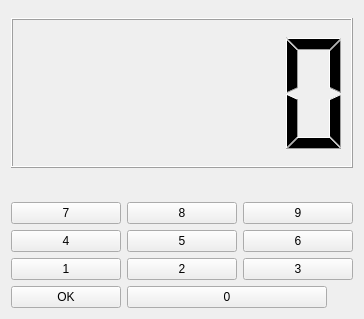
<?xml version="1.0" encoding="UTF-8"?>
<ui version="4.0">
 <class>MainWindow</class>
 <widget class="QMainWindow" name="MainWindow">
  <property name="geometry">
   <rect>
    <x>0</x>
    <y>0</y>
    <width>364</width>
    <height>319</height>
   </rect>
  </property>
  <property name="windowTitle">
   <string>MainWindow</string>
  </property>
  <widget class="QWidget" name="centralWidget">
   <layout class="QVBoxLayout" name="verticalLayout">
    <item>
     <layout class="QVBoxLayout" name="verticalLayout_2">
      <property name="spacing">
       <number>0</number>
      </property>
      <item>
       <widget class="QLCDNumber" name="lcdNumber">
        <property name="minimumSize">
         <size>
          <width>300</width>
          <height>150</height>
         </size>
        </property>
        <property name="maximumSize">
         <size>
          <width>600</width>
          <height>150</height>
         </size>
        </property>
       </widget>
      </item>
      <item>
       <spacer name="verticalSpacer">
        <property name="orientation">
         <enum>Qt::Vertical</enum>
        </property>
        <property name="sizeType">
         <enum>QSizePolicy::Preferred</enum>
        </property>
        <property name="sizeHint" stdset="0">
         <size>
          <width>20</width>
          <height>20</height>
         </size>
        </property>
       </spacer>
      </item>
     </layout>
    </item>
    <item>
     <layout class="QGridLayout" name="gridLayout">
      <property name="sizeConstraint">
       <enum>QLayout::SetMinAndMaxSize</enum>
      </property>
      <item row="0" column="0">
       <widget class="QPushButton" name="pushButton_5">
        <property name="text">
         <string>7</string>
        </property>
       </widget>
      </item>
      <item row="0" column="1">
       <widget class="QPushButton" name="pushButton_4">
        <property name="text">
         <string>8</string>
        </property>
       </widget>
      </item>
      <item row="0" column="2">
       <widget class="QPushButton" name="pushButton_6">
        <property name="text">
         <string>9</string>
        </property>
       </widget>
      </item>
      <item row="1" column="2">
       <widget class="QPushButton" name="pushButton_8">
        <property name="text">
         <string>6</string>
        </property>
       </widget>
      </item>
      <item row="2" column="0">
       <widget class="QPushButton" name="pushButton">
        <property name="text">
         <string>1</string>
        </property>
       </widget>
      </item>
      <item row="2" column="1">
       <widget class="QPushButton" name="pushButton_3">
        <property name="text">
         <string>2</string>
        </property>
       </widget>
      </item>
      <item row="2" column="2">
       <widget class="QPushButton" name="pushButton_2">
        <property name="text">
         <string>3</string>
        </property>
       </widget>
      </item>
      <item row="1" column="0">
       <widget class="QPushButton" name="pushButton_9">
        <property name="text">
         <string>4</string>
        </property>
       </widget>
      </item>
      <item row="1" column="1">
       <widget class="QPushButton" name="pushButton_10">
        <property name="text">
         <string>5</string>
        </property>
       </widget>
      </item>
      <item row="3" column="0">
       <widget class="QPushButton" name="pushButton_11">
        <property name="text">
         <string>OK</string>
        </property>
       </widget>
      </item>
      <item row="3" column="1" colspan="2">
       <widget class="QPushButton" name="pushButton_7">
        <property name="enabled">
         <bool>true</bool>
        </property>
        <property name="minimumSize">
         <size>
          <width>40</width>
          <height>0</height>
         </size>
        </property>
        <property name="maximumSize">
         <size>
          <width>200</width>
          <height>100</height>
         </size>
        </property>
        <property name="text">
         <string>0</string>
        </property>
       </widget>
      </item>
     </layout>
    </item>
   </layout>
  </widget>
 </widget>
 <layoutdefault spacing="6" margin="11"/>
 <resources/>
 <connections/>
</ui>
